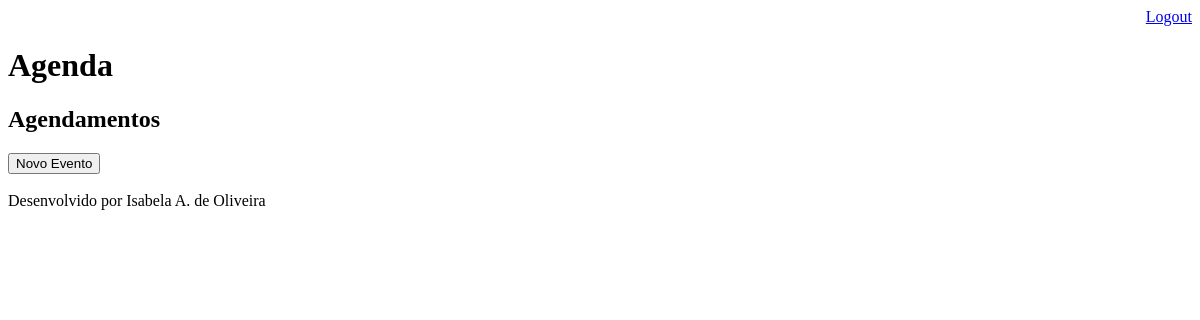
The app's page /agenda/ (signed in), older data.
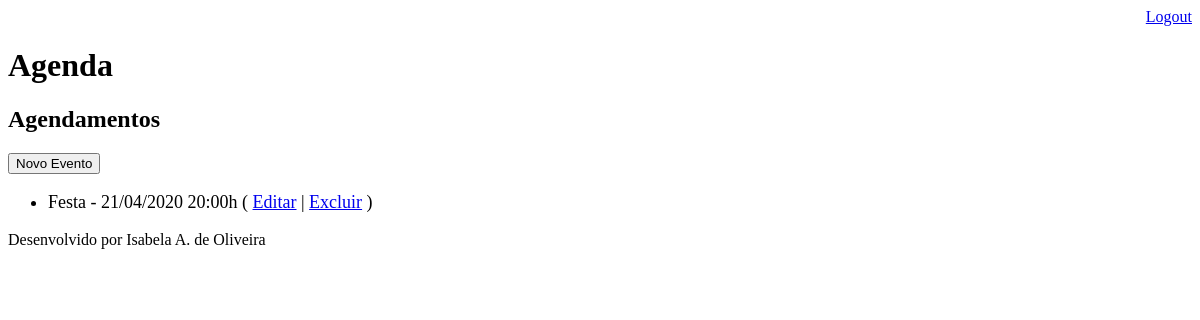
The same page, newer data.
### core/models.py (models this page shows, shortened)
class Evento(models.Model):
    titulo = models.CharField(max_length=100)
    descricao = models.TextField(blank=True, null=True)
    data_evento = models.DateTimeField(verbose_name='Data do Evento')
    data_criacao = models.DateTimeField(auto_now=True, verbose_name='Data de Criação')
    usuario = models.ForeignKey(User, on_delete=models.CASCADE)
    class Meta:  # Metadados, para definir o nome da tabela
        db_table = 'evento'
    def get_data_evento(self):
        return self.data_evento.strftime('%d/%m/%Y %H:%Mh')
    def get_evento_atrasado(self):
        if self.data_evento < datetime.now():
            return True
        else:
            return False

### core/views.py (the view)
# urls.py: path('agenda/', views.lista_eventos),
@login_required(login_url='/login/')
def lista_eventos(request):
    usuario = request.user
    data_atual = datetime.now() - timedelta(hours=1)
    evento = Evento.objects.filter(usuario=usuario,
                                   data_evento__gt=data_atual)  # lt só os vencidos
    dados = {'eventos': evento}
    return render(request, 'agenda.html', dados)

### templates/agenda.html (shortened to what this page needs)
<!DOCTYPE html>
{% extends "model-page.html" %}
{% block content %}
    <h2>Agendamentos</h2>
    <a href="evento/">
        <button type="button">Novo Evento</button>
    </a>
    <ul style="font-size: 18px">
        {% for evento in eventos %}
            <li>
                <div style=>
                {{evento.titulo}} - {{evento.get_data_evento}}
                ( <a href="evento/?id={{ evento.id }}">Editar</a> | <a href="evento/delete/{{ evento.id }}/">Excluir</a> )
                </div>
            </li>
        {% endfor %}
    </ul>
{% endblock %}

Row changes from the older to the newer data that the page shows:
added Evento: titulo "Festa", get_data_evento "21/04/2020 20:00h"
